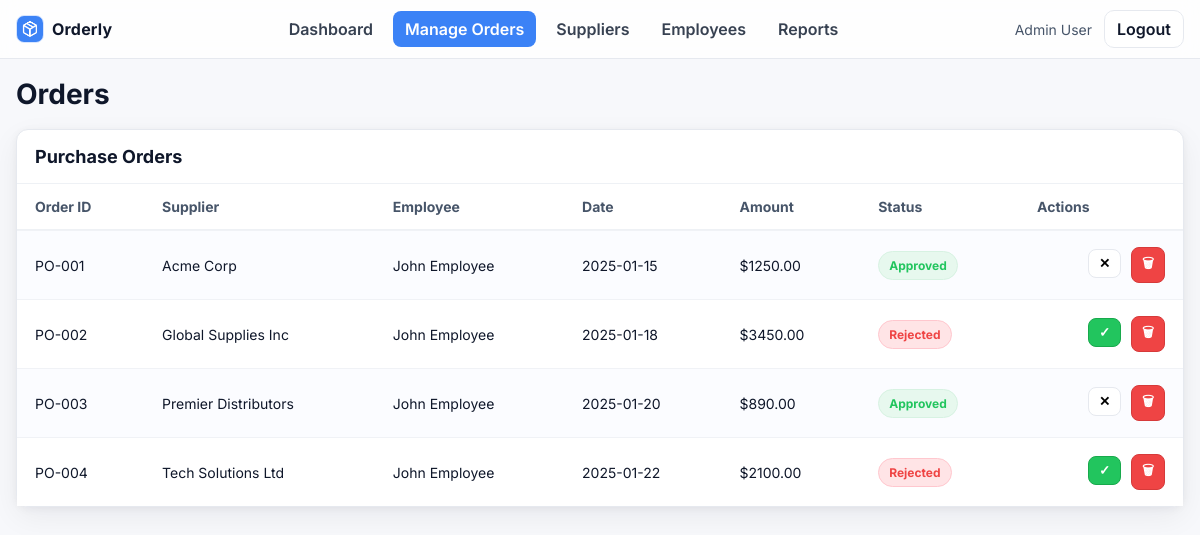
Page /admin/orders (signed in) on the earlier database version.
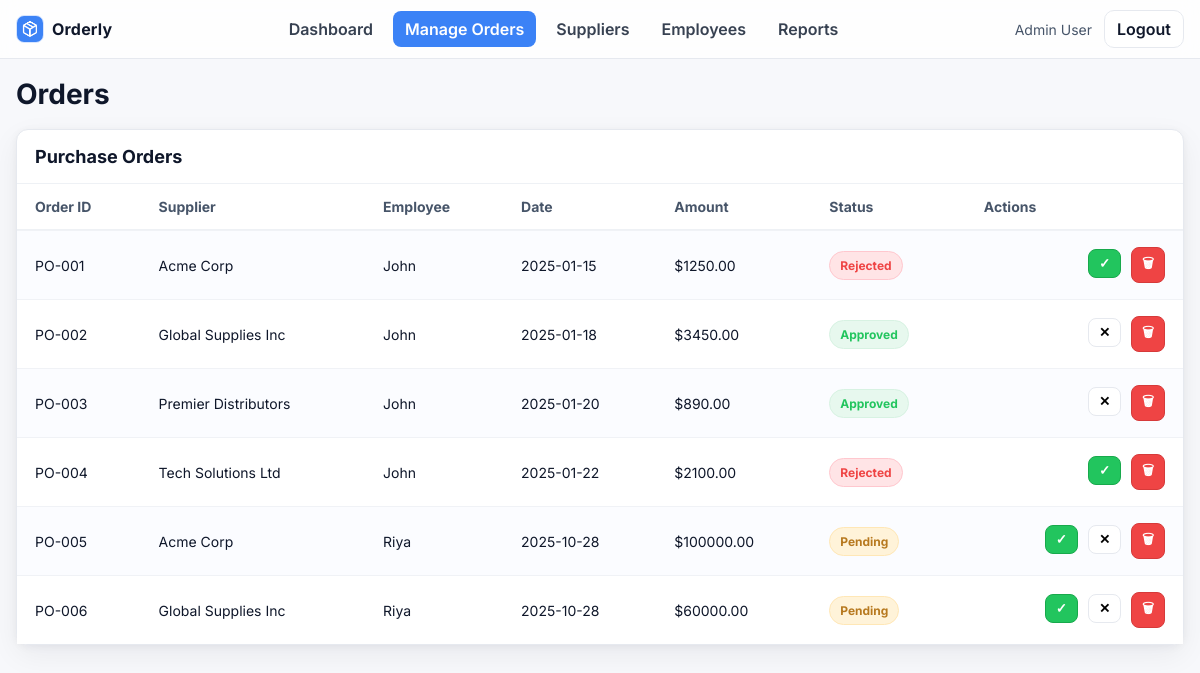
Same page on the later database version.
### models.py (models this page shows, shortened)
class Order(db.Model):
    id = db.Column(db.Integer, primary_key=True)
    code = db.Column(db.String(20), unique=True, nullable=False)     # e.g., "PO-001"
    date = db.Column(db.Date, default=date.today, nullable=False)
    amount = db.Column(db.Float, default=0.0)                         # total dollar amount
    product_name = db.Column(db.String(100))
    quantity = db.Column(db.Integer)
    status = db.Column(db.String(20), default="Pending")              # Pending, Approved, Rejected
    employee_id = db.Column(db.Integer, db.ForeignKey('user.id'), nullable=False)
    supplier_id = db.Column(db.Integer, db.ForeignKey('supplier.id')) # nullable if supplier optional

class Supplier(db.Model):
    id = db.Column(db.Integer, primary_key=True)
    name = db.Column(db.String(100))
    contact = db.Column(db.String(100))
    email = db.Column(db.String(100))
    address = db.Column(db.String(200))
    orders = db.relationship('Order', backref='supplier', lazy=True)

class User(db.Model):
    id = db.Column(db.Integer, primary_key=True)
    name = db.Column(db.String(100))
    email = db.Column(db.String(100), unique=True)
    password = db.Column(db.String(100))
    role = db.Column(db.String(20))  # 'admin' or 'employee'
    orders = db.relationship('Order', backref='employee', lazy=True)

### app.py (the view)
@app.route('/admin/orders')
def admin_orders():
    if session.get('role') == 'admin':
        orders = Order.query.order_by(Order.id).all()
        return render_template('admin/orders.html', orders=orders)
    flash("Unauthorized access"); return redirect('/')

### templates/admin/orders.html (shortened to what this page needs)
<!doctype html>
<html lang="en">
<head>
  <link rel="stylesheet" href="{{ url_for('static', filename='admin.css') }}">
</head>
<body>
  <header class="adminNavBar">
    <div class="adminNavInner">
      <a class="adminNavBrand" href="{{ url_for('admin_dashboard') }}">
        <img class="adminNavBrandLogo" src="{{ url_for('static', filename='images/logo.png') }}" alt="Orderly logo">
        <span class="adminNavBrandText">Orderly</span>
      </a>
      <nav class="adminNavLinks">
        <a class="adminNavLink" href="{{ url_for('admin_dashboard') }}">Dashboard</a>
        <a class="adminNavLink adminNavLinkActive" href="{{ url_for('admin_orders') }}">Manage Orders</a>
        <a class="adminNavLink" href="{{ url_for('admin_suppliers') }}">Suppliers</a>
        <a class="adminNavLink" href="{{ url_for('admin_employee') }}">Employees</a>
        <a class="adminNavLink" href="{{ url_for('admin_reports') }}">Reports</a>
      </nav>
      <div class="adminNavRight">
        <span class="adminNavUser">{{ session.get('user_name','Admin User') }}</span>
        <a class="adminNavBtn" href="{{ url_for('logout') }}">Logout</a>
      </div>
    </div>
  </header>
  <main class="adminOrdersPage">
    <div class="adminEmployeesHeader">
      <h1 class="adminEmployeesTitle">Orders</h1>
    </div>
    <section class="adminSuppliersPanel">
      <div class="adminSuppliersPanelHead">
        <h2 class="adminSuppliersPanelTitle">Purchase Orders</h2>
      </div>
      <div class="adminSuppliersTableWrap">
        <table class="adminSuppliersTable">
          <thead>
            <tr>
              <th>Order ID</th>
              <th>Supplier</th>
              <th>Employee</th>
              <th>Date</th>
              <th>Amount</th>
              <th>Status</th>
              <th class="adminEmployeesTextRight">Actions</th>
            </tr>
          </thead>
          <tbody>
            {% for o in orders %}
            <tr>
              <td>{{ o.code }}</td>
              <td>{{ o.supplier.name if o.supplier else '-' }}</td>
              <td>{{ o.employee.name if o.employee else '-' }}</td>
              <td>{{ o.date }}</td>
              <td>${{ '%.2f'|format(o.amount or 0) }}</td>
              <td>
                <span class="adminReportsBadge
                  {% if o.status=='Approved' %}adminReportsBadgeGreen
                  {% elif o.status=='Rejected' %}adminReportsBadgeRed
                  {% else %}adminReportsBadgeAmber{% endif %}">
                  {{ o.status }}
                </span>
              </td>
              <td class="adminEmployeesTextRight">
                {% if o.status != 'Approved' %}
                <form method="post" action="{{ url_for('admin_orders_status', order_id=o.id) }}" style="display:inline">
                  <button class="adminOrdersIconBtn adminOrdersIconBtnGreen" title="Approve">✓</button>
                </form>
                {% endif %}
                {% if o.status != 'Rejected' %}
                <form method="post" action="{{ url_for('admin_orders_status', order_id=o.id) }}" style="display:inline">
                  <button class="adminOrdersIconBtn adminOrdersIconBtnAmber" title="Reject">✕</button>
                </form>
                {% endif %}
                <form method="post" action="{{ url_for('admin_orders_delete', order_id=o.id) }}" style="display:inline">
                  <button class="adminOrdersIconBtn adminOrdersIconBtnRed" title="Delete" onclick="return confirm('Delete {{ o.code }}?')">🗑</button>
                </form>
              </td>
            </tr>
            {% else %}
            <tr><td colspan="7">No orders found.</td></tr>
            {% endfor %}
          </tbody>
        </table>
      </div>
    </section>
  </main>
</body>
</html>

### static/admin.css (style rules this page uses)
:root { --adminBg: #f7f8fb; --adminPanel: #ffffff; --adminText: #0f172a; --adminMuted: #667085; --adminBorder: #e6e9ef; --adminPrimary: #3b82f6; --adminPrimarySoft: #e6efff; --adminGreen: #22c55e; --adminGreenSoft: #e7f8ee; --adminAmber: #f59e0b; --adminAmberSoft: #fff3d9; --adminRed: #ef4444; --adminRedSoft: #ffe4e6; --adminNavBorder: var(--adminBorder); --adminNavBg: #ffffffcc; --adminNavLink: #374151; --adminNavLinkHover: #f1f5f9; --adminNavPrimary: var(--adminPrimary); --adminRadius: 12px; --adminShadow: 0 10px 30px rgba(16, 24, 40, .06), 0 2px 8px rgba(16, 24, 40, .05); }
* { box-sizing: border-box }
html, body { height: 100%; margin: 0 }
body { font-family: Inter, system-ui, -apple-system, Segoe UI, Roboto, Arial, sans-serif; color: var(--adminText); background: var(--adminBg); }
:root { --adminNavBorder: #e6e9ef; --adminNavBg: #ffffffcc; --adminNavLink: #374151; --adminNavLinkHover: #f1f5f9; --adminNavPrimary: #3b82f6; }
.adminNavBar { position: sticky; top: 0; z-index: 40; background: var(--adminNavBg); backdrop-filter: blur(8px); border-bottom: 1px solid var(--adminNavBorder); }
.adminNavInner { max-width: 1200px; margin: 0 auto; padding: 10px 16px; display: flex; align-items: center; justify-content: space-between; gap: 20px; }
.adminNavBrand { display: flex; align-items: center; gap: 8px; text-decoration: none; color: inherit; }
.adminNavBrandLogo { width: 28px; height: 28px; border-radius: 8px; object-fit: cover; background: #e6efff; border: 1px solid #d7e5ff; display: block; }
.adminNavBrandText { font-weight: 700; letter-spacing: .2px; }
.adminNavLinks { display: flex; gap: 8px }
.adminNavLink { padding: 8px 12px; border-radius: 8px; text-decoration: none; color: var(--adminNavLink); font-weight: 600; }
.adminNavLinkActive { background: var(--adminNavPrimary); color: #fff }
.adminNavRight { display: flex; gap: 12px; align-items: center }
.adminNavUser { font-size: 14px; color: #475569 }
.adminNavBtn { border: 1px solid var(--adminNavBorder); background: #fff; color: #0f172a; border-radius: 10px; padding: 8px 12px; font-weight: 600; cursor: pointer; text-decoration: none; }
.adminOrdersPage { max-width: 1200px; margin: 18px auto; padding: 0 16px }
.adminOrdersIconBtn { border: 1px solid var(--adminBorder); background: #fff; border-radius: 8px; padding: 6px 10px; font-weight: 800; cursor: pointer; margin-left: 6px; }
.adminOrdersIconBtnGreen { background: var(--adminGreen); color: #fff; border-color: #18a94c }
.adminOrdersIconBtnRed { background: var(--adminRed); color: #fff; border-color: #d63a3a }
.adminSuppliersPanel { background: #fff; border: 1px solid var(--adminBorder); border-radius: 12px; box-shadow: var(--adminShadow); }
.adminSuppliersPanelHead { padding: 16px 18px; border-bottom: 1px solid #eef1f5 }
.adminSuppliersPanelTitle { margin: 0; font-size: 18px }
.adminSuppliersTableWrap { overflow: auto }
.adminSuppliersTable { width: 100%; border-collapse: separate; border-spacing: 0; font-size: 14px; }
.adminSuppliersTable thead th { text-align: left; font-weight: 700; color: #475569; padding: 14px 18px; background: #fff; position: sticky; top: 0; z-index: 1; border-bottom: 1px solid #eef1f5; }
.adminSuppliersTable tbody td { padding: 16px 18px; border-top: 1px solid #f0f2f6; background: #fff; }
.adminSuppliersTable tbody tr:nth-child(odd) td { background: #fbfcff }
.adminEmployeesHeader { display: flex; align-items: center; justify-content: space-between; gap: 12px; margin: 8px 0 18px 0; }
.adminEmployeesTitle { margin: 0; font-size: 28px }
.adminEmployeesTextRight { text-align: right }
.adminReportsBadge { display: inline-block; padding: 6px 10px; border-radius: 999px; font-weight: 700; font-size: 12px; border: 1px solid transparent; }
.adminReportsBadgeGreen { background: #e7f8ee; color: #22c55e; border-color: #d7f2e2 }
.adminReportsBadgeAmber { background: #fff3d9; color: #b7791f; border-color: #ffe7b6 }
.adminReportsBadgeRed { background: #ffe4e6; color: #ef4444; border-color: #ffc7ce }

Differences in the rows shown:
changed Order "PO-001": employee "John Employee" → "John"; status "Approved" → "Rejected"; status "✕" → "✓"
changed Order "PO-002": employee "John Employee" → "John"; status "Rejected" → "Approved"; status "✓" → "✕"
changed through a linked row, Order "PO-003": employee "John Employee" → "John"
changed through a linked row, Order "PO-004": employee "John Employee" → "John"
added Order: code "PO-005", supplier "Acme Corp", employee "Riya", date "2025-10-28", amount "100000.00", status "Pending"
added Order: code "PO-006", supplier "Global Supplies Inc", employee "Riya", date "2025-10-28", amount "60000.00", status "Pending"
